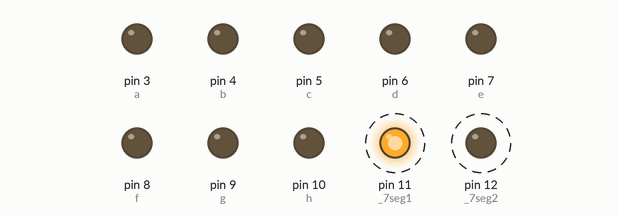
Bench run of a sketch on a simulated Arduino Uno, built with avr-gcc and run on an emulated ATmega328P. Parts: output pins drawn as LEDs (lit = HIGH). Dashed ring = blinking.

Above: at 0.2 s.
Timing chart, 0 to 3.0 s (numbered marks = the images above):
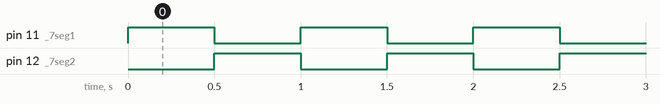

Measured:
- by itself, pin 11 (_7seg1), pin 12 (_7seg2): alternates HIGH for 0.50 s and LOW for 0.50 s
- by itself, everything shown: repeats every 1.0 s, in 3 steps

The sketch:

2_Digit_7_Segment.ino
```cpp
const int a = 3;
const int b = 4;
const int c = 5;
const int d = 6;
const int e = 7;
const int f = 8;
const int g = 9;
const int h = 10;
const int _7seg1 = 11;
const int _7seg2 = 12;

void Printdata(unsigned char data)
{
  if(data&0x01 == 0x01) { digitalWrite(a,HIGH); }
  else                  { digitalWrite(a,LOW);  }

  if(data&0x02 == 0x02) { digitalWrite(b,HIGH); }
  else                  { digitalWrite(b,LOW);  }

  if(data&0x04 == 0x04) { digitalWrite(c,HIGH); }
  else                  { digitalWrite(c,LOW);  }

  if(data&0x08 == 0x08) { digitalWrite(d,HIGH); }
  else                  { digitalWrite(d,LOW);  }

  if(data&0x10 == 0x10) { digitalWrite(e,HIGH); }
  else                  { digitalWrite(e,LOW);  }

  if(data&0x20 == 0x20) { digitalWrite(f,HIGH); }
  else                  { digitalWrite(f,LOW);  }

  if(data&0x40 == 0x40) { digitalWrite(g,HIGH); }
  else                  { digitalWrite(g,LOW);  }

  if(data&0x80 == 0x80) { digitalWrite(h,HIGH); }
  else                  { digitalWrite(h,LOW);  }
}

unsigned char i;
int segment[10] = {0x0C,0xF9,0xA4,0xB0,0x99,0x92,0x82,0xF8,0x80,0x90};
void setup()
{
  pinMode(a,OUTPUT);
  pinMode(b,OUTPUT);
  pinMode(c,OUTPUT);
  pinMode(d,OUTPUT);
  pinMode(e,OUTPUT);
  pinMode(f,OUTPUT);
  pinMode(g,OUTPUT);
  pinMode(h,OUTPUT);
  pinMode(_7seg1,OUTPUT);
  pinMode(_7seg2,OUTPUT);
}

void loop()
{
  Printdata(segment[2]);
  digitalWrite(_7seg1,HIGH);
  digitalWrite(_7seg2,LOW);
  delay(500);
  digitalWrite(_7seg1,LOW);
  digitalWrite(_7seg2,LOW);

  Printdata(segment[5]);
  digitalWrite(_7seg1,LOW);
  digitalWrite(_7seg2,HIGH);
  delay(500);
  digitalWrite(_7seg1,LOW);
  digitalWrite(_7seg2,LOW);
}
```
